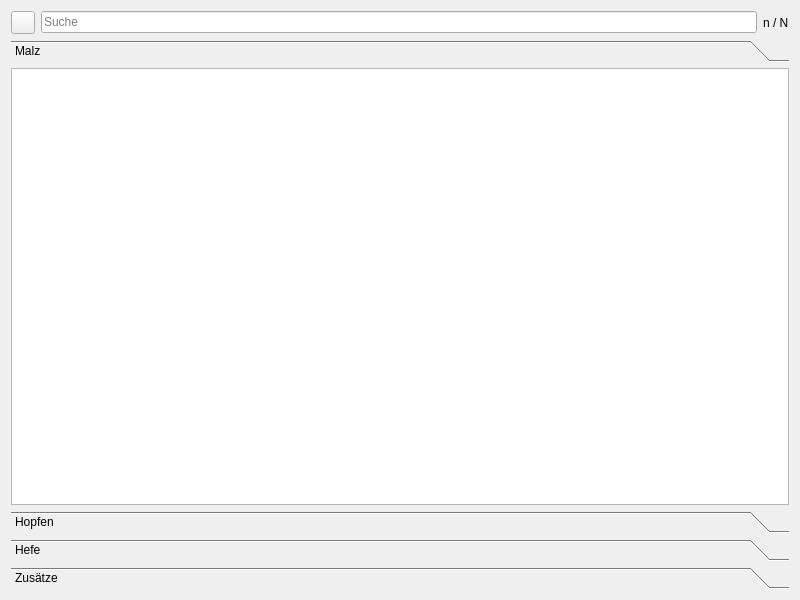
<?xml version="1.0" encoding="UTF-8"?>
<ui version="4.0">
 <class>TabLager</class>
 <widget class="QWidget" name="TabLager">
  <property name="geometry">
   <rect>
    <x>0</x>
    <y>0</y>
    <width>800</width>
    <height>600</height>
   </rect>
  </property>
  <property name="windowTitle">
   <string>Lager</string>
  </property>
  <layout class="QVBoxLayout" name="verticalLayout">
   <item>
    <layout class="QHBoxLayout" name="horizontalLayoutFilter">
     <item>
      <widget class="FilterButtonLager" name="btnFilter">
       <property name="icon">
        <iconset theme="filter" resource="images.qrc">
         <normaloff>:/images/icons/light/svg/filter.svg</normaloff>:/images/icons/light/svg/filter.svg</iconset>
       </property>
      </widget>
     </item>
     <item>
      <widget class="LineEdit" name="tbFilter">
       <property name="text">
        <string/>
       </property>
       <property name="placeholderText">
        <string>Suche</string>
       </property>
       <property name="clearButtonEnabled">
        <bool>true</bool>
       </property>
      </widget>
     </item>
     <item>
      <widget class="QLabel" name="lblFilter">
       <property name="text">
        <string notr="true">n / N</string>
       </property>
      </widget>
     </item>
    </layout>
   </item>
   <item>
    <widget class="QToolBox" name="toolBoxRohstoffe">
     <widget class="QWidget" name="tabMalz">
      <property name="geometry">
       <rect>
        <x>0</x>
        <y>0</y>
        <width>788</width>
        <height>448</height>
       </rect>
      </property>
      <attribute name="icon">
       <iconset theme="malz" resource="images.qrc">
        <normaloff>:/images/icons/light/svg/malz.svg</normaloff>:/images/icons/light/svg/malz.svg</iconset>
      </attribute>
      <attribute name="label">
       <string>Malz</string>
      </attribute>
      <layout class="QVBoxLayout" name="verticalLayout_5">
       <property name="spacing">
        <number>4</number>
       </property>
       <property name="leftMargin">
        <number>0</number>
       </property>
       <property name="topMargin">
        <number>0</number>
       </property>
       <property name="rightMargin">
        <number>0</number>
       </property>
       <property name="bottomMargin">
        <number>0</number>
       </property>
       <item>
        <widget class="TableView" name="tableMalz">
         <property name="contextMenuPolicy">
          <enum>Qt::CustomContextMenu</enum>
         </property>
         <property name="toolTip">
          <string>&lt;html&gt;&lt;head/&gt;&lt;body&gt;&lt;p&gt;In diesem Feld werden alle &lt;span style=&quot; font-weight:600;&quot;&gt;Rohstoffe Malz&lt;/span&gt; verwaltet.&lt;/p&gt;&lt;p&gt;Einträge in &lt;span style=&quot; font-style:italic;&quot;&gt;kursiv&lt;/span&gt; sind Rohstoffe, welche in einem &lt;span style=&quot; font-weight:600;&quot;&gt;nicht-gebrauten&lt;/span&gt; Sud verwendet werden. Diese Rohsotffe werden auch als &lt;span style=&quot; font-weight:600;&quot;&gt;in Gebrauch&lt;/span&gt; bezeichnet.&lt;/p&gt;&lt;p&gt;Mit einem Rechtsklick lassen sich einzelne Spalten aus- oder einblenden.&lt;/p&gt;&lt;p&gt;&lt;span style=&quot; font-weight:700; color:#ff9300;&quot;&gt;Tipp: &lt;/span&gt;Wichtige Spalten sind&lt;/p&gt;&lt;p&gt;• Malz -&amp;gt; Menge, Farbe, Schüttungsanteil&lt;/p&gt;&lt;p&gt;• Hopfen -&amp;gt; Menge, Alpha [%]&lt;/p&gt;&lt;p&gt;•Hefe -&amp;gt; Vergärungsgrad&lt;/p&gt;&lt;p&gt;• Zusätze -&amp;gt; Menge, Einheit, Ausbeute, Farbe&lt;/p&gt;&lt;p&gt;&lt;span style=&quot; font-weight:600; color:#ff2600;&quot;&gt;Achtung:&lt;/span&gt;&lt;span style=&quot; font-weight:600;&quot;&gt;Hyperlinks &lt;/span&gt;sind nicht inaktiv, sie werden im Kleinen Brauhelfer unter &lt;span style=&quot; font-weight:600;&quot;&gt;Windows&lt;/span&gt; und &lt;span style=&quot; font-weight:600;&quot;&gt;Linux&lt;/span&gt; mit &lt;span style=&quot; font-weight:600;&quot;&gt;CTRL&lt;/span&gt; ausgeführt, unter &lt;span style=&quot; font-weight:600;&quot;&gt;macOS&lt;/span&gt; mit &lt;span style=&quot; font-weight:600;&quot;&gt;CMD+ALT&lt;/span&gt;.&lt;/p&gt;&lt;p&gt;Es empfiehlt sich pro Zutat alle Felder bis zur Spalte Bemerkung gewissenhaft auszufüllen. Vielmals verwendet der Kleine Brauhelfer die Angaben hier, um Berechnungen in den Reitern Rezept, Braudaten und Abfülldaten korrekt durchzuführen.&lt;/p&gt;&lt;p&gt;Fehlende oder fehlerhafte Angaben hier, können die Qualität des Rezeptes einschränken oder gar unbrauchbar machen.&lt;/p&gt;&lt;/body&gt;&lt;/html&gt;</string>
         </property>
         <property name="alternatingRowColors">
          <bool>true</bool>
         </property>
         <property name="selectionBehavior">
          <enum>QAbstractItemView::SelectRows</enum>
         </property>
         <property name="sortingEnabled">
          <bool>true</bool>
         </property>
         <property name="Category" stdset="0">
          <string/>
         </property>
         <attribute name="verticalHeaderVisible">
          <bool>false</bool>
         </attribute>
        </widget>
       </item>
      </layout>
     </widget>
     <widget class="QWidget" name="tabHopfen">
      <property name="geometry">
       <rect>
        <x>0</x>
        <y>0</y>
        <width>788</width>
        <height>448</height>
       </rect>
      </property>
      <attribute name="icon">
       <iconset theme="hopfen" resource="images.qrc">
        <normaloff>:/images/icons/light/svg/hopfen.svg</normaloff>:/images/icons/light/svg/hopfen.svg</iconset>
      </attribute>
      <attribute name="label">
       <string>Hopfen</string>
      </attribute>
      <layout class="QVBoxLayout" name="verticalLayout_6">
       <property name="spacing">
        <number>4</number>
       </property>
       <property name="leftMargin">
        <number>0</number>
       </property>
       <property name="topMargin">
        <number>0</number>
       </property>
       <property name="rightMargin">
        <number>0</number>
       </property>
       <property name="bottomMargin">
        <number>0</number>
       </property>
       <item>
        <widget class="TableView" name="tableHopfen">
         <property name="contextMenuPolicy">
          <enum>Qt::CustomContextMenu</enum>
         </property>
         <property name="toolTip">
          <string>&lt;html&gt;&lt;head/&gt;&lt;body&gt;&lt;p&gt;In diesem Feld werden alle &lt;span style=&quot; font-weight:600;&quot;&gt;Hopfensorten&lt;/span&gt; verwaltet.&lt;/p&gt;&lt;p&gt;Einträge in &lt;span style=&quot; font-style:italic;&quot;&gt;kursiv&lt;/span&gt; sind Rohstoffe, welche in einem &lt;span style=&quot; font-weight:600;&quot;&gt;nicht-gebrauten&lt;/span&gt; Sud verwendet werden. Diese Rohsotffe werden auch als &lt;span style=&quot; font-weight:600;&quot;&gt;in Gebrauch&lt;/span&gt; bezeichnet.&lt;/p&gt;&lt;p&gt;Mit einem Rechtsklick lassen sich einzelne Spalten aus- oder einblenden.&lt;/p&gt;&lt;p&gt;Wenn der Gärfaktor im Tab Rezept übernommen werden soll, muss er in der Form &amp;lt;zahl%&amp;gt; eingetragen werden. Beispiel 78%. Sonderzeichen sind nicht zulässig.&lt;/p&gt;&lt;p&gt;&lt;span style=&quot; font-weight:700; color:#ff9300;&quot;&gt;Tipp: &lt;/span&gt;Wichtige Spalten sind&lt;/p&gt;&lt;p&gt;• Malz -&amp;gt; Menge, Farbe, Schüttungsanteil&lt;/p&gt;&lt;p&gt;• Hopfen -&amp;gt; Menge, Alpha [%]&lt;/p&gt;&lt;p&gt;•Hefe -&amp;gt; Vergärungsgrad&lt;/p&gt;&lt;p&gt;• Zusätze -&amp;gt; Menge, Einheit, Ausbeute, Farbe&lt;/p&gt;&lt;p&gt;&lt;span style=&quot; font-weight:600; color:#ff2600;&quot;&gt;Achtung:&lt;/span&gt;&lt;span style=&quot; font-weight:600;&quot;&gt;Hyperlinks &lt;/span&gt;sind nicht inaktiv, sie werden im Kleinen Brauhelfer unter &lt;span style=&quot; font-weight:600;&quot;&gt;Windows&lt;/span&gt; und &lt;span style=&quot; font-weight:600;&quot;&gt;Linux&lt;/span&gt; mit &lt;span style=&quot; font-weight:600;&quot;&gt;CTRL&lt;/span&gt; ausgeführt, unter &lt;span style=&quot; font-weight:600;&quot;&gt;macOS&lt;/span&gt; mit &lt;span style=&quot; font-weight:600;&quot;&gt;CMD+ALT&lt;/span&gt;.&lt;/p&gt;&lt;p&gt;Es empfiehlt sich pro Zutat alle Felder bis zur Spalte Bemerkung gewissenhaft auszufüllen. Vielmals verwendet der Kleine Brauhelfer die Angaben hier, um Berechnungen in den Reitern Rezept, Braudaten und Abfülldaten korrekt durchzuführen.&lt;/p&gt;&lt;p&gt;Fehlende oder fehlerhafte Angaben hier, können die Qualität des Rezeptes einschränken oder gar unbrauchbar machen.&lt;/p&gt;&lt;/body&gt;&lt;/html&gt;</string>
         </property>
         <property name="alternatingRowColors">
          <bool>true</bool>
         </property>
         <property name="selectionBehavior">
          <enum>QAbstractItemView::SelectRows</enum>
         </property>
         <property name="sortingEnabled">
          <bool>true</bool>
         </property>
         <property name="Category" stdset="0">
          <string/>
         </property>
         <attribute name="verticalHeaderVisible">
          <bool>false</bool>
         </attribute>
        </widget>
       </item>
      </layout>
     </widget>
     <widget class="QWidget" name="tabHefe">
      <property name="geometry">
       <rect>
        <x>0</x>
        <y>0</y>
        <width>788</width>
        <height>448</height>
       </rect>
      </property>
      <attribute name="icon">
       <iconset theme="hefe" resource="images.qrc">
        <normaloff>:/images/icons/light/svg/hefe.svg</normaloff>:/images/icons/light/svg/hefe.svg</iconset>
      </attribute>
      <attribute name="label">
       <string>Hefe</string>
      </attribute>
      <layout class="QVBoxLayout" name="verticalLayout_2">
       <property name="spacing">
        <number>4</number>
       </property>
       <property name="leftMargin">
        <number>0</number>
       </property>
       <property name="topMargin">
        <number>0</number>
       </property>
       <property name="rightMargin">
        <number>0</number>
       </property>
       <property name="bottomMargin">
        <number>0</number>
       </property>
       <item>
        <widget class="TableView" name="tableHefe">
         <property name="contextMenuPolicy">
          <enum>Qt::CustomContextMenu</enum>
         </property>
         <property name="toolTip">
          <string>&lt;html&gt;&lt;head/&gt;&lt;body&gt;&lt;p&gt;In diesem Feld werden alle &lt;span style=&quot; font-weight:600;&quot;&gt;Hefen&lt;/span&gt; verwaltet.&lt;/p&gt;&lt;p&gt;Einträge in &lt;span style=&quot; font-style:italic;&quot;&gt;kursiv&lt;/span&gt; sind Rohstoffe, welche in einem &lt;span style=&quot; font-weight:600;&quot;&gt;nicht-gebrauten&lt;/span&gt; Sud verwendet werden. Diese Rohsotffe werden auch als &lt;span style=&quot; font-weight:600;&quot;&gt;in Gebrauch&lt;/span&gt; bezeichnet.&lt;/p&gt;&lt;p&gt;Mit einem Rechtsklick lassen sich einzelne Spalten aus- oder einblenden.&lt;/p&gt;&lt;p&gt;&lt;span style=&quot; font-weight:700; color:#ff9300;&quot;&gt;Tipp: &lt;/span&gt;Wichtige Spalten sind&lt;/p&gt;&lt;p&gt;• Malz -&amp;gt; Menge, Farbe, Schüttungsanteil&lt;/p&gt;&lt;p&gt;• Hopfen -&amp;gt; Menge, Alpha [%]&lt;/p&gt;&lt;p&gt;• Hefe -&amp;gt; Vergärungsgrad&lt;/p&gt;&lt;p&gt;• Zusätze -&amp;gt; Menge, Einheit, Ausbeute, Farbe&lt;/p&gt;&lt;p&gt;&lt;span style=&quot; font-weight:600; color:#ff2600;&quot;&gt;Achtung:&lt;/span&gt;&lt;span style=&quot; font-weight:600;&quot;&gt;Hyperlinks &lt;/span&gt;sind nicht inaktiv, sie werden im Kleinen Brauhelfer unter &lt;span style=&quot; font-weight:600;&quot;&gt;Windows&lt;/span&gt; und &lt;span style=&quot; font-weight:600;&quot;&gt;Linux&lt;/span&gt; mit &lt;span style=&quot; font-weight:600;&quot;&gt;CTRL&lt;/span&gt; ausgeführt, unter &lt;span style=&quot; font-weight:600;&quot;&gt;macOS&lt;/span&gt; mit &lt;span style=&quot; font-weight:600;&quot;&gt;CMD+ALT&lt;/span&gt;.&lt;/p&gt;&lt;p&gt;Es empfiehlt sich pro Zutat alle Felder bis zur Spalte Bemerkung gewissenhaft auszufüllen. Vielmals verwendet der Kleine Brauhelfer die Angaben hier, um Berechnungen in den Reitern Rezept, Braudaten und Abfülldaten korrekt durchzuführen.&lt;/p&gt;&lt;p&gt;Fehlende oder fehlerhafte Angaben hier, können die Qualität des Rezeptes einschränken oder gar unbrauchbar machen.&lt;/p&gt;&lt;/body&gt;&lt;/html&gt;</string>
         </property>
         <property name="alternatingRowColors">
          <bool>true</bool>
         </property>
         <property name="selectionBehavior">
          <enum>QAbstractItemView::SelectRows</enum>
         </property>
         <property name="sortingEnabled">
          <bool>true</bool>
         </property>
         <property name="Category" stdset="0">
          <string/>
         </property>
         <attribute name="verticalHeaderVisible">
          <bool>false</bool>
         </attribute>
        </widget>
       </item>
      </layout>
     </widget>
     <widget class="QWidget" name="tabZusaetze">
      <property name="geometry">
       <rect>
        <x>0</x>
        <y>0</y>
        <width>788</width>
        <height>448</height>
       </rect>
      </property>
      <attribute name="icon">
       <iconset theme="zusaetze" resource="images.qrc">
        <normaloff>:/images/icons/light/svg/zusaetze.svg</normaloff>:/images/icons/light/svg/zusaetze.svg</iconset>
      </attribute>
      <attribute name="label">
       <string>Zusätze</string>
      </attribute>
      <layout class="QVBoxLayout" name="verticalLayout_3">
       <property name="spacing">
        <number>4</number>
       </property>
       <property name="leftMargin">
        <number>0</number>
       </property>
       <property name="topMargin">
        <number>0</number>
       </property>
       <property name="rightMargin">
        <number>0</number>
       </property>
       <property name="bottomMargin">
        <number>0</number>
       </property>
       <item>
        <widget class="TableView" name="tableWeitereZutaten">
         <property name="contextMenuPolicy">
          <enum>Qt::CustomContextMenu</enum>
         </property>
         <property name="toolTip">
          <string>&lt;html&gt;&lt;head/&gt;&lt;body&gt;&lt;p&gt;In diesem Feld werden alle &lt;span style=&quot; font-weight:700;&quot;&gt;Zusätze&lt;/span&gt; verwaltet.&lt;/p&gt;&lt;p&gt;Einträge in &lt;span style=&quot; font-style:italic;&quot;&gt;kursiv&lt;/span&gt; sind Rohstoffe, welche in einem &lt;span style=&quot; font-weight:600;&quot;&gt;nicht-gebrauten&lt;/span&gt; Sud verwendet werden. Diese Rohsotffe werden auch als &lt;span style=&quot; font-weight:600;&quot;&gt;in Gebrauch&lt;/span&gt; bezeichnet.&lt;/p&gt;&lt;p&gt;Mit einem Rechtsklick lassen sich einzelne Spalten aus- oder einblenden.&lt;/p&gt;&lt;p&gt;&lt;span style=&quot; font-weight:700; color:#ff9300;&quot;&gt;Tipp: &lt;/span&gt;Wichtige Spalten sind&lt;/p&gt;&lt;p&gt;• Malz -&amp;gt; Menge, Farbe, Schüttungsanteil&lt;/p&gt;&lt;p&gt;• Hopfen -&amp;gt; Menge, Alpha [%]&lt;/p&gt;&lt;p&gt;•Hefe -&amp;gt; Vergärungsgrad&lt;/p&gt;&lt;p&gt;• Zusätze -&amp;gt; Menge, Einheit, Ausbeute, Farbe&lt;/p&gt;&lt;p&gt;&lt;span style=&quot; font-weight:600; color:#ff2600;&quot;&gt;Achtung:&lt;/span&gt;&lt;span style=&quot; font-weight:600;&quot;&gt;Hyperlinks &lt;/span&gt;sind nicht inaktiv, sie werden im Kleinen Brauhelfer unter &lt;span style=&quot; font-weight:600;&quot;&gt;Windows&lt;/span&gt; und &lt;span style=&quot; font-weight:600;&quot;&gt;Linux&lt;/span&gt; mit &lt;span style=&quot; font-weight:600;&quot;&gt;CTRL&lt;/span&gt; ausgeführt, unter &lt;span style=&quot; font-weight:600;&quot;&gt;macOS&lt;/span&gt; mit &lt;span style=&quot; font-weight:600;&quot;&gt;CMD+ALT&lt;/span&gt;.&lt;/p&gt;&lt;p&gt;Es empfiehlt sich pro Zutat alle Felder bis zur Spalte Bemerkung gewissenhaft auszufüllen. Vielmals verwendet der Kleine Brauhelfer die Angaben hier, um Berechnungen in den Reitern Rezept, Braudaten und Abfülldaten korrekt durchzuführen.&lt;/p&gt;&lt;p&gt;Fehlende oder fehlerhafte Angaben hier, können die Qualität des Rezeptes einschränken oder gar unbrauchbar machen.&lt;/p&gt;&lt;/body&gt;&lt;/html&gt;</string>
         </property>
         <property name="alternatingRowColors">
          <bool>true</bool>
         </property>
         <property name="selectionBehavior">
          <enum>QAbstractItemView::SelectRows</enum>
         </property>
         <property name="sortingEnabled">
          <bool>true</bool>
         </property>
         <property name="Category" stdset="0">
          <string/>
         </property>
         <attribute name="verticalHeaderVisible">
          <bool>false</bool>
         </attribute>
        </widget>
       </item>
      </layout>
     </widget>
    </widget>
   </item>
  </layout>
 </widget>
 <customwidgets>
  <customwidget>
   <class>TableView</class>
   <extends>QTableView</extends>
   <header>widgets/tableview.h</header>
  </customwidget>
  <customwidget>
   <class>LineEdit</class>
   <extends>QLineEdit</extends>
   <header>widgets/lineedit.h</header>
  </customwidget>
  <customwidget>
   <class>FilterButtonLager</class>
   <extends>QToolButton</extends>
   <header>widgets/filterbuttonlager.h</header>
  </customwidget>
 </customwidgets>
 <resources>
  <include location="images.qrc"/>
 </resources>
 <connections/>
</ui>
